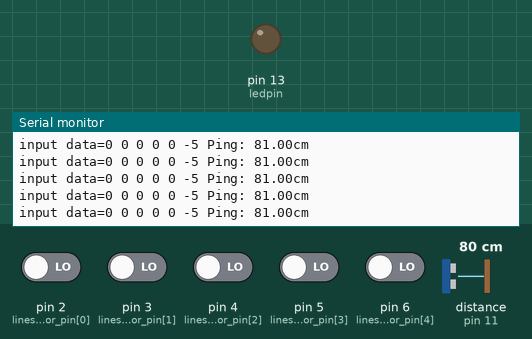
The sketch below on a simulated Arduino Uno, built with avr-gcc and run on an emulated ATmega328P. Parts: output pins drawn as LEDs (lit = HIGH), the last lines printed to the serial monitor. The inputs (shaded band) are chosen by the test bench; at power-on: pin 2 (linesensor_pin[0]), pin 3 (linesensor_pin[1]), pin 4 (linesensor_pin[2]), pin 5 (linesensor_pin[3]), pin 6 (linesensor_pin[4]) LOW, distance to the obstacle (sensor on pin 11) 80 cm. The echo pulse lasts 58.3 µs per cm.

Above: at 1.2 s.
1.3 s: distance to the obstacle (sensor on pin 11) set to 2 cm
At 1.36 s:
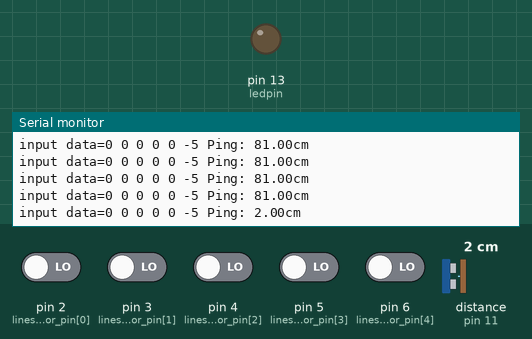
4.3 s: distance to the obstacle (sensor on pin 11) set to 9 cm
At 4.31 s:
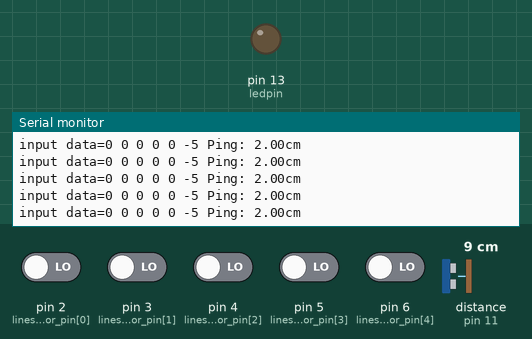
7.3 s: pin 4 (linesensor_pin[2]) driven HIGH
At 7.34 s:
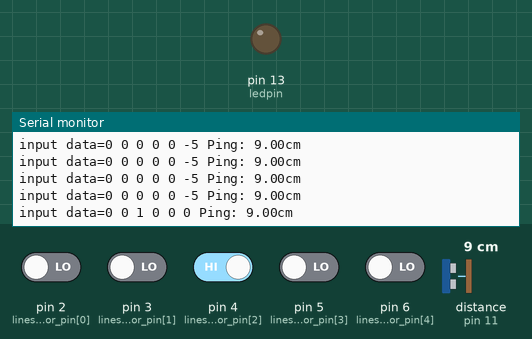
10.3 s: pin 3 (linesensor_pin[1]) driven HIGH
At 10.36 s:
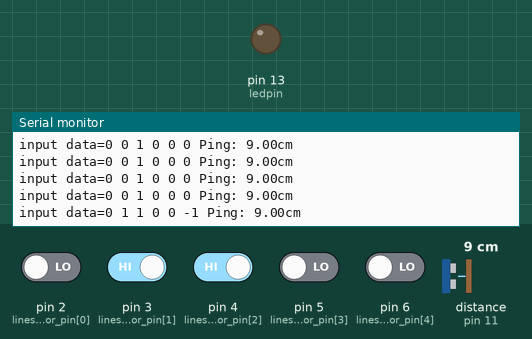
13.3 s: pin 2 (linesensor_pin[0]) driven HIGH and pin 3 (linesensor_pin[1]) driven LOW and pin 4 (linesensor_pin[2]) driven LOW and pin 5 (linesensor_pin[3]) driven HIGH and pin 6 (linesensor_pin[4]) driven HIGH
At 13.34 s:
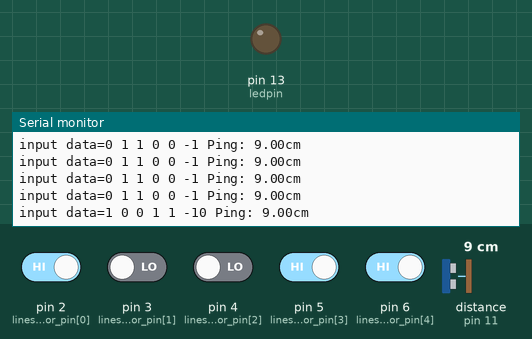
16.3 s: pin 2 (linesensor_pin[0]) driven LOW
At 16.32 s:
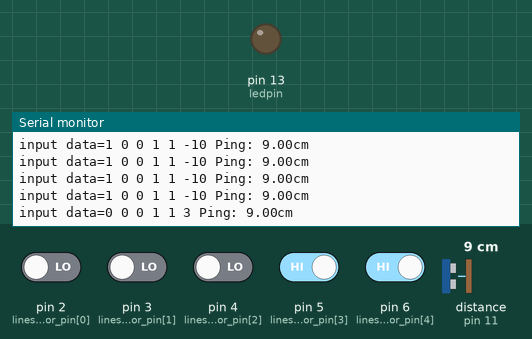
Timing chart, 0 to 19.3 s (numbered marks = the images above; inputs shaded):
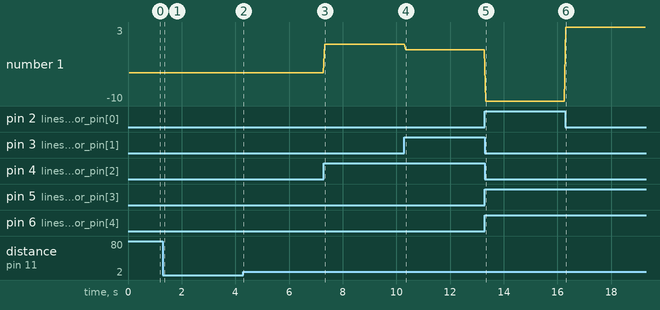

Measured:
- after the input at 1.3 s, the serial monitor: prints a new line after 0.05 s (image 1)
- after the input at 7.3 s, the serial monitor: prints a new line at once (image 3)
- after the input at 10.3 s, the serial monitor: prints a new line after 0.05 s (image 4)
- after the input at 13.3 s, the serial monitor: prints a new line at once (image 5)
- after the input at 16.3 s, the serial monitor: prints a new line at once (image 6)
- plotted number 1: 0 → -1 after the input at 10.3 s, -1 → -10 after the input at 13.3 s, -10 → 3 after the input at 16.3 s

The sketch:

20240405_line_sonar.ino
```cpp
#include <NewPing.h>

#define ledpin 13
#define LINE_DETECT_WHITE 1
#define TRIGGER_PIN  12
#define ECHO_PIN     11
#define MAX_DISTANCE 100

NewPing sonar(TRIGGER_PIN, ECHO_PIN, MAX_DISTANCE);

int linesensor_data[5]={0,0,0,0,0};
int linesensor_pin[5]={2,3,4,5,6};

int read_digital_line_sensor(void)
{
  int i;
  int sum=0;
  for(i=0;i<5;i++)
  {
    if(LINE_DETECT_WHITE==0)
    {
      linesensor_data[i]=1-digitalRead(linesensor_pin[i]);
    }
    else
    {
      linesensor_data[i]=digitalRead(linesensor_pin[i]);
    }
    sum+=linesensor_data[i];
  }
  if(sum==5)
  {
    return sum;
  }
  else if(sum==2)
  {
    if((linesensor_data[3]==1)&&(linesensor_data[4]==1)) return 3;
    if((linesensor_data[2]==1)&&(linesensor_data[3]==1)) return 1;
    if((linesensor_data[1]==1)&&(linesensor_data[2]==1)) return -1;
    if((linesensor_data[0]==1)&&(linesensor_data[1]==1)) return -3;
  }
  else if(sum==1)
  {
    if(linesensor_data[0]==1)return -4;
    if(linesensor_data[1]==1)return -2;
    if(linesensor_data[2]==1)return 0;
    if(linesensor_data[3]==1)return 2;
    if(linesensor_data[4]==1)return 4;
  }
  else if(sum==3)
  {
    return -10;
  }
  else
  {
    return -5;
  }
}


void setup() {
  int i;
  // put your setup code here, to run once:
  pinMode(ledpin,OUTPUT);
  for(i=0;i<5;i++)
  {
    pinMode(linesensor_pin[i],INPUT);
  }
  Serial.begin(9600);
}

void loop() {
  // put your main code here, to run repeatedly:
  float distance=0.0;
  int i;
  int sum=0;
  delay(50);
  sum=read_digital_line_sensor();
  distance=sonar.ping_cm();
  if(distance==0) distance=MAX_DISTANCE;

  Serial.print("input data=");
  for(i=0;i<5;i++)
  {
    Serial.print(linesensor_data[i]);
    Serial.print(" ");
  }
  Serial.print(sum);
  Serial.print(" ");
  Serial.print("Ping: ");
  Serial.print(distance);
  Serial.println("cm");
}
```
